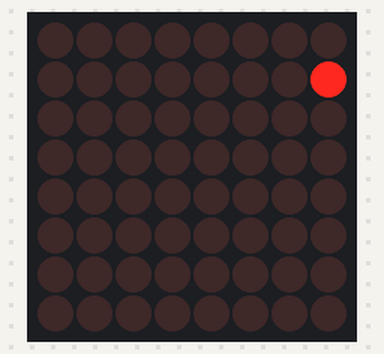
A sketch run on a simulated ATtiny85, built with avr-gcc and run on an emulated ATtiny85. Shown: 8×8 LED matrix.

Above: at 0.15 s.
At 0.96 s:
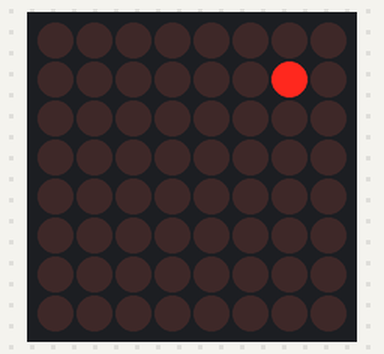
At 1.78 s:
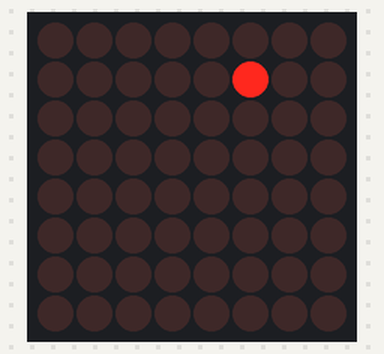
At 3.61 s:
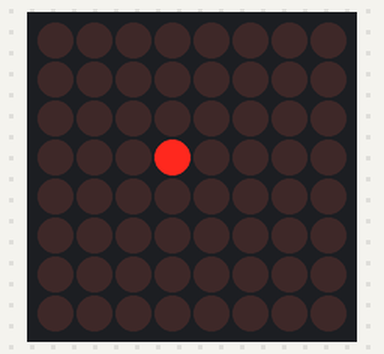
At 5.34 s:
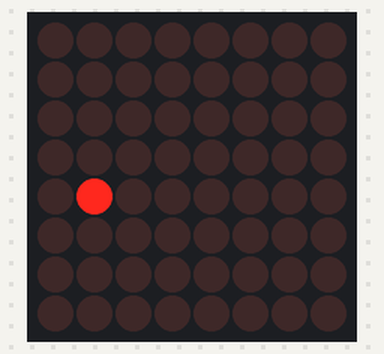
At 7.07 s:
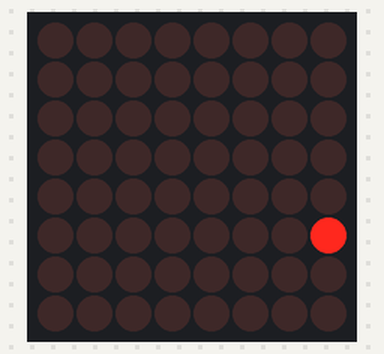

Measured:
- by itself, everything shown: repeats every 6.5 s, in 64 steps

The sketch:

LedKeychainATtiny85.ino
```cpp
#include <Arduino.h>

#define DIN 0 // PB0
#define CS 1 // PB1
#define CLK 3 // PB3

#include <LedControl.h>

// MCU: Attiny85

int pixels[8];

int x = 0;
int y = 0;

unsigned long prevTime;
unsigned long duration;

LedControl lc = LedControl(DIN, CLK, CS, 1);

void setup() {
  lc.shutdown(0,false);
  lc.setIntensity(0,15);
  lc.clearDisplay(0);

  for (int x = 0; x < 8; x++) {
    for (int y = 0; y < 8; y++) {
      pixels[x] = pixels[x] & ~(1 << y);
    }
  }

  prevTime = millis();
}

void loop() {
  unsigned long t = millis();
  duration += (t - prevTime);
  prevTime = t;
  if (duration > 100) {
    duration = 0;

    x += 1;
    if (x >= 8) {
      x = 0;
      y += 1;
      if (y >= 8) {
        y = 0;
      }
    }

    for (int i = 0; i < 8; i++) {
      for (int j = 0; j < 8; j++) {
        if (x == j && y == i) {
          pixels[j] = pixels[j] | (1 << i);
        } else {
          pixels[j] = pixels[j] & ~(1 << i);
        }
      }
    }

    refreshScreen();
  }
}

void refreshScreen() {
  for (int i = 0; i < 8; i++)
  {
    lc.setRow(0, i, pixels[i]);
  }
}
```
